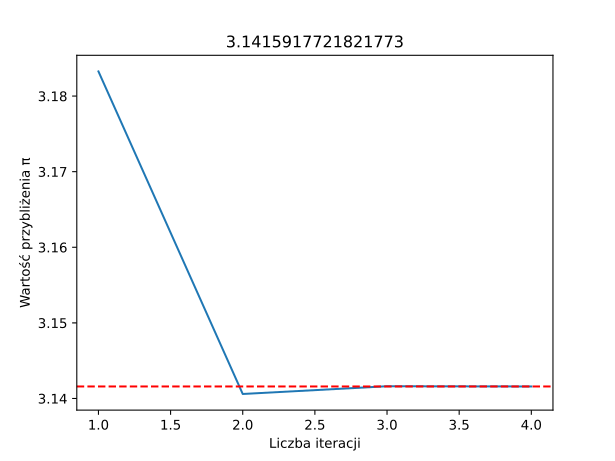

Recreate this plot in Python.
import my_functions as my   
import sys
import matplotlib.pyplot as plt
import numpy as np

N = int(sys.argv[1])

values_pi = []
for n in range(1, N + 1):
    values_pi.append(my.estimate_pi(n))

plt.plot(range(1, N + 1), values_pi)
plt.axhline(y = np.pi, color = 'r', linestyle = '--')
plt.xlabel('Liczba iteracji')   
plt.ylabel('Wartość przybliżenia π')
plt.title(my.estimate_pi(N))
plt.savefig('pi.svg')
